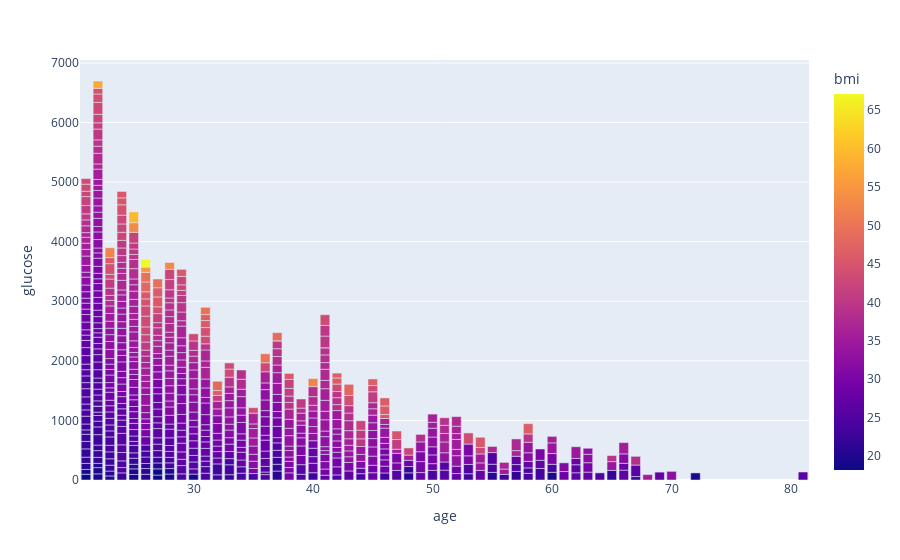

Write notebook code for a chart like this one.
### Code cell
px.bar(group_features, x='age', y='glucose', color='bmi')

### Figure 1 — Plotly figure (JSON) as saved in the notebook; plotly's stock layout.template omitted (floating-point values rounded to 4 significant figures; data arrays with more than 128 entries replaced by an {"elided": "..."} marker saying what was removed)
{"data": [{"alignmentgroup": "True", "hovertemplate": "age=%{x}<br>glucose=%{y}<br>bmi=%{marker.color}<extra></extra>", "legendgroup": "", "marker": {"color": {"elided": "700 float values"}, "coloraxis": "coloraxis", "pattern": {"shape": ""}}, "name": "", "offsetgroup": "", "orientation": "v", "showlegend": false, "textposition": "auto", "type": "bar", "x": {"elided": "700 int values"}, "xaxis": "x", "y": {"elided": "700 float values"}, "yaxis": "y"}], "layout": {"barmode": "relative", "coloraxis": {"colorbar": {"title": {"text": "bmi"}}, "colorscale": [[0, "#0d0887"], [0.1111, "#46039f"], [0.2222, "#7201a8"], [0.3333, "#9c179e"], [0.4444, "#bd3786"], [0.5556, "#d8576b"], [0.6667, "#ed7953"], [0.7778, "#fb9f3a"], [0.8889, "#fdca26"], [1, "#f0f921"]]}, "legend": {"tracegroupgap": 0}, "margin": {"t": 60}, "xaxis": {"anchor": "y", "domain": [0, 1], "title": {"text": "age"}}, "yaxis": {"anchor": "x", "domain": [0, 1], "title": {"text": "glucose"}}}}
